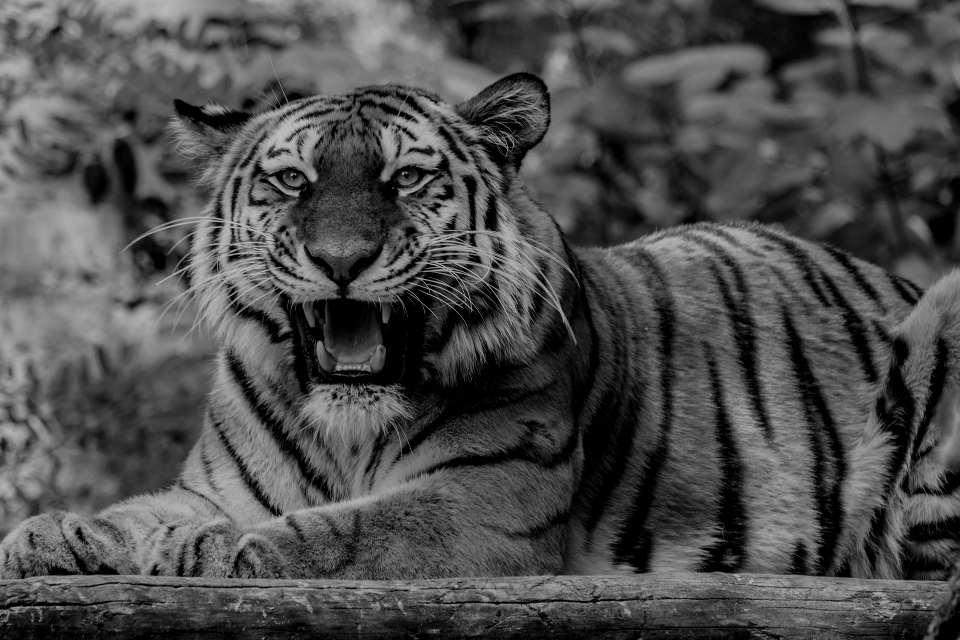
#> input picture PSU lv2 sa sata/tiger.png, 960 x 640 px
$ python 3.py
#> lines starting #> are read from the running program, lines starting #| are printed output that depends on the picture
import numpy as np
import matplotlib.pyplot as plt

img = plt.imread("tiger.png")
#> img is the input picture: shape (640, 960, 4) float32; mean R, G, B, A 0.303, 0.303, 0.303, 1

imgbr = img*3 #brigtness++
plt.subplot(3,3,2)
plt.imshow(imgbr,cmap='gray')

img = img[:,:,0].copy()
#> img: shape (640, 960) float32
plt.subplot(3,3,1)
plt.imshow(img, cmap='gray')


(height, width) = img.shape
#> height = 640; width = 960
img_rot=np.zeros((width,height))

for i in range(0,height):
    img_rot[:,height-1-i]=img[i,:]
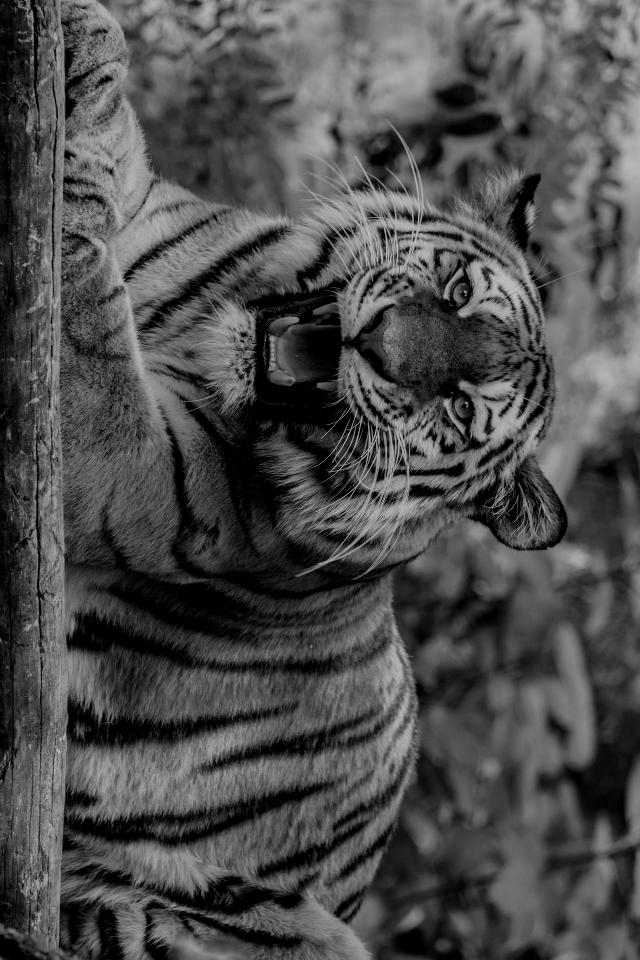
#> img_rot: shape (960, 640) float64; min 0, max 0.749, mean 0.302


plt.subplot(3,3,3)
plt.imshow(img_rot, cmap='gray')

#zrcaljenje
img_zrc=np.zeros((height,width))
for i in range(0,height):
    img_zrc[height-1-i,:]=img[i,:]
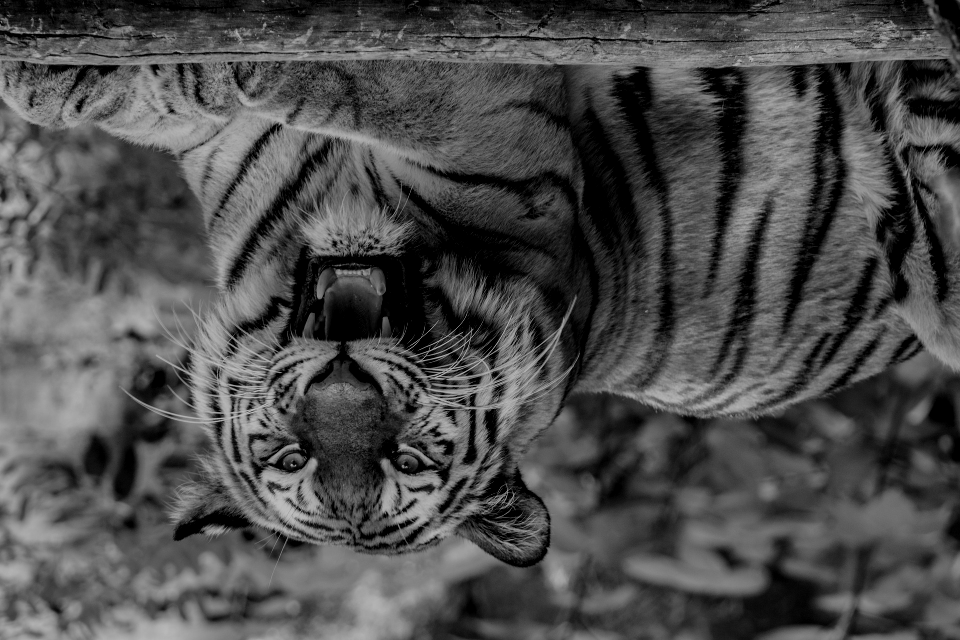
#> img_zrc: shape (640, 960) float64; min 0, max 0.749, mean 0.302


plt.subplot(3,3,4)
plt.imshow(img_zrc, cmap='gray')


print("Slika prije smanjenja: ", img.shape)
#| Slika prije smanjenja:  (640, 960)
img = img[::10,::10] #rezolucija
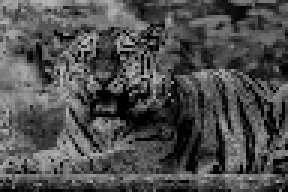
#> img: shape (64, 96) float32 (shown 3 times larger); min 0, max 0.718, mean 0.306
plt.subplot(3,3,5)
plt.imshow(img, cmap='gray')
print("Slika nakon smanjenja dim: ", img.shape)
#| Slika nakon smanjenja dim:  (64, 96)

# prikazati samo drugu četvrtinu slike po širini, a prikazati sliku
# cijelu po visini; ostali dijelovi slike trebaju biti crni.


visina,sirina= img.shape
#> visina = 64; sirina = 96
img[:,:sirina//4]=0
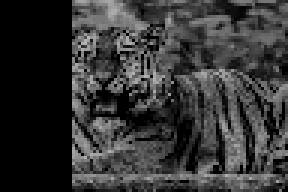
#> img: shape (64, 96) float32 (shown 3 times larger); min 0, max 0.706, mean 0.208
img[:,sirina//2:]=0
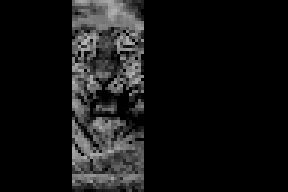
#> img: shape (64, 96) float32 (shown 3 times larger); min 0, max 0.706, mean 0.0785


plt.subplot(3,3,6)
plt.imshow(img, cmap='gray')
plt.show()
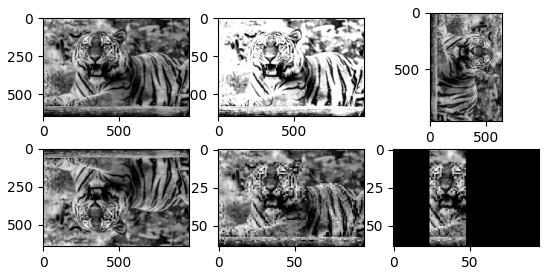
#> figure drawn by matplotlib, 6 panels
